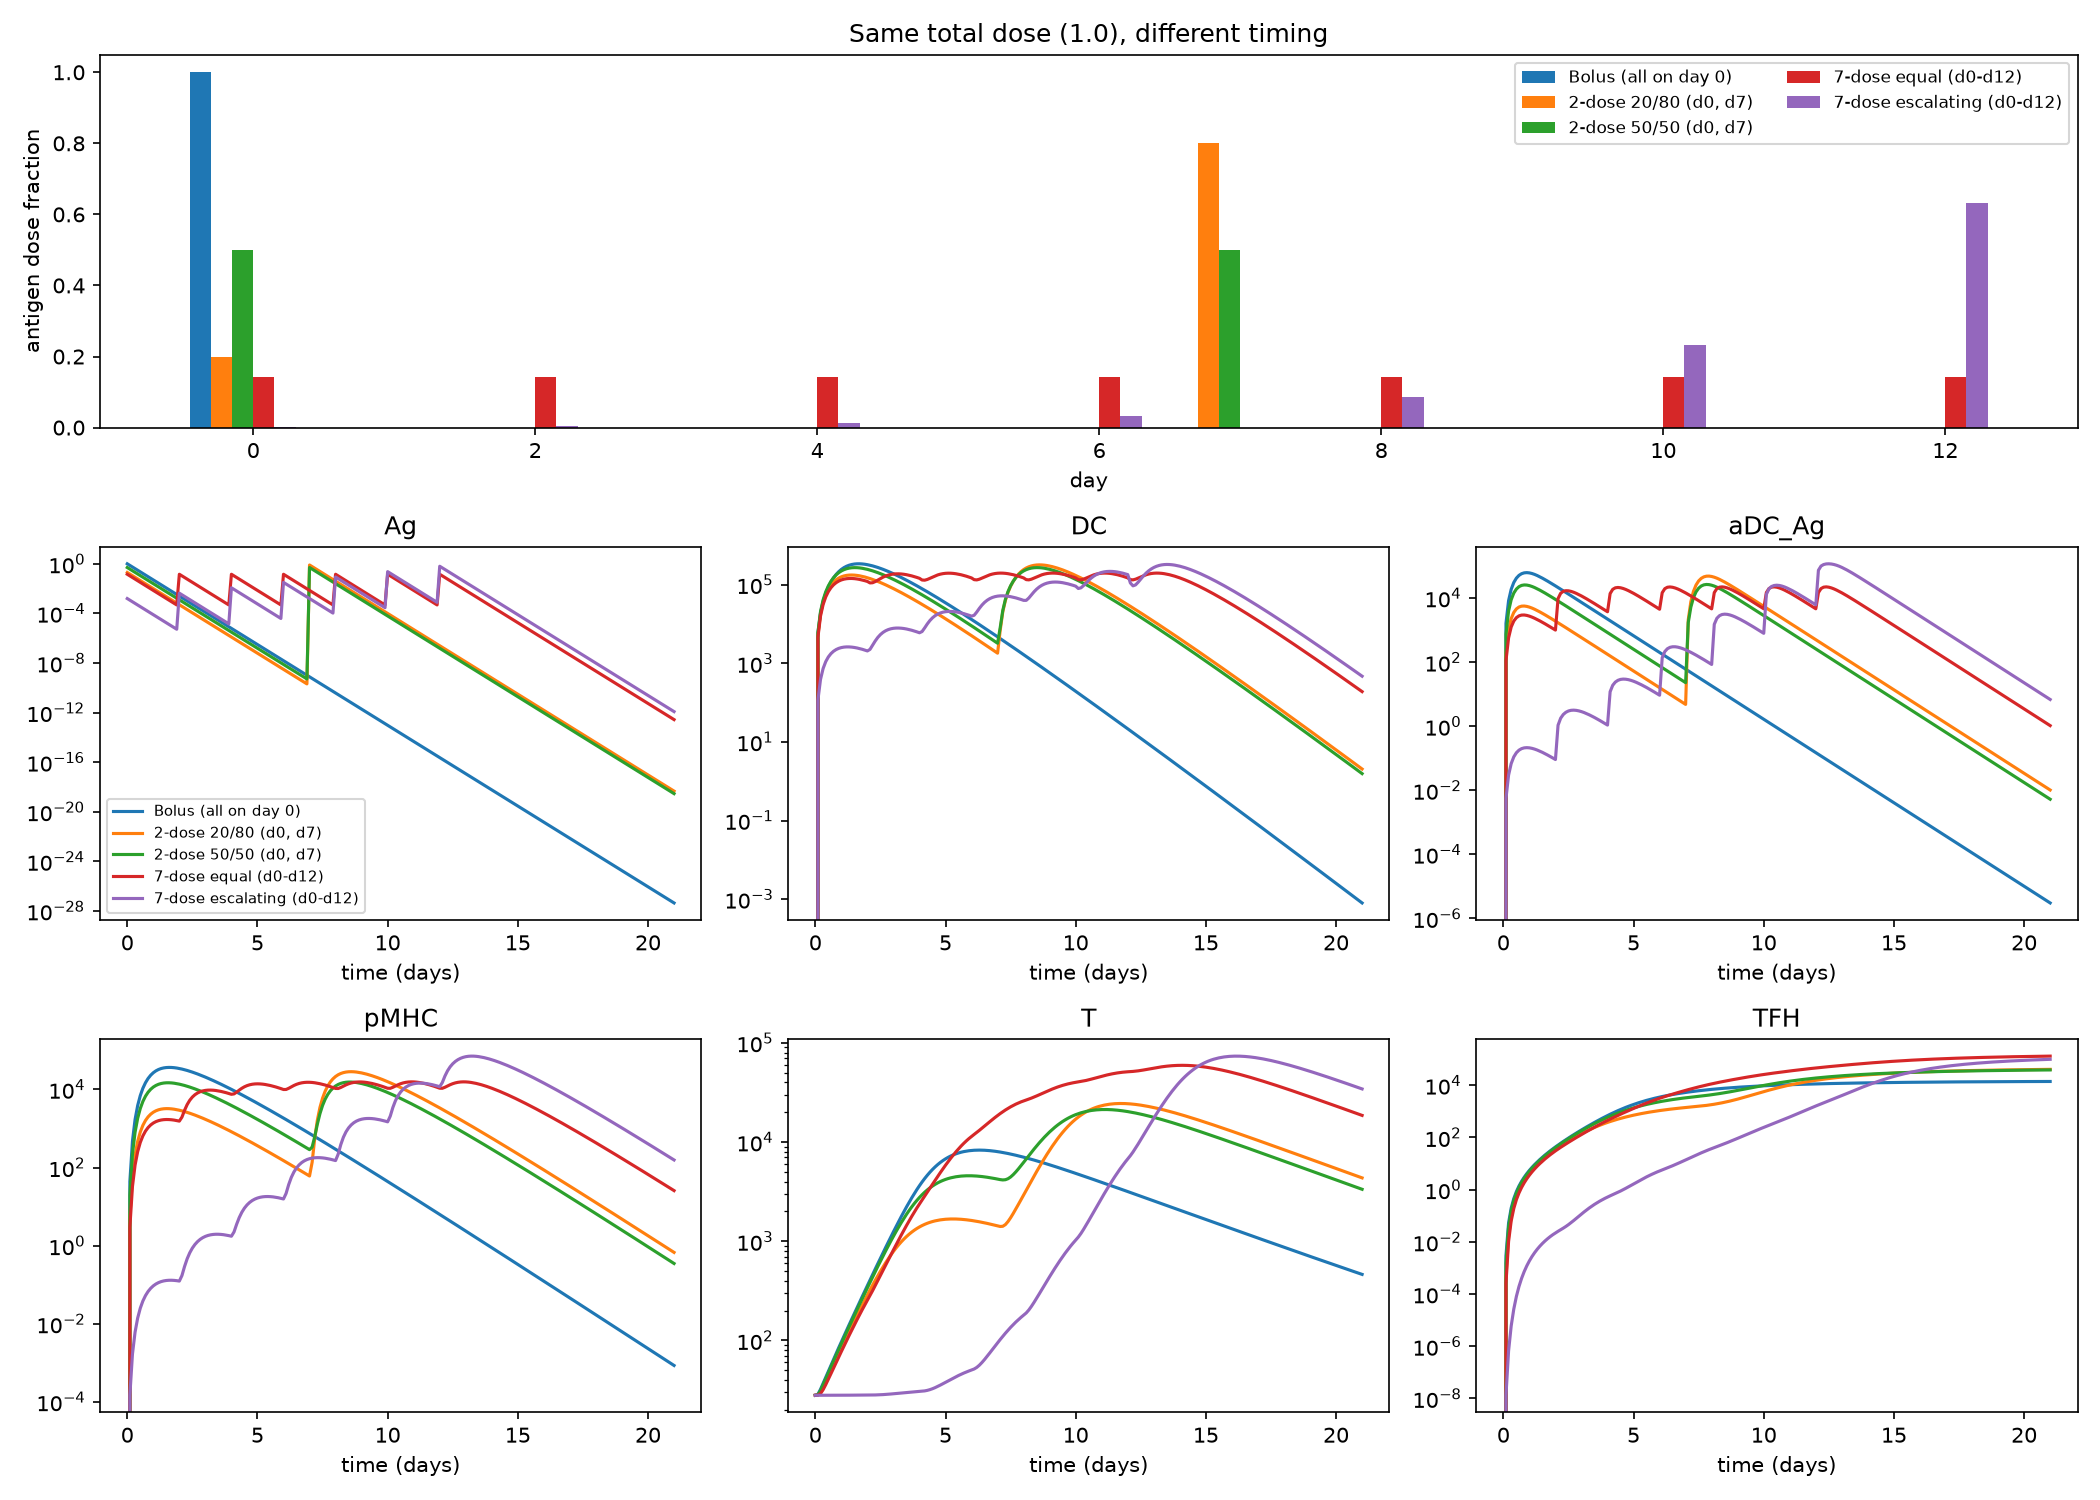

Source code (Python):
"""Compares several dosing SCHEDULES that all deliver the SAME total
antigen + adjuvant dose (1.0 each), to isolate the effect of timing/
spread from the effect of total dose amount.

Run with:  python dosing_schedule_comparison_run.py
Saves:     dosing_schedule_comparison_run.png
"""

import numpy as np
import matplotlib
matplotlib.use("Agg")
import matplotlib.pyplot as plt
from pathlib import Path
OUTDIR = Path(__file__).parent

from vaccine_tcell_model.analysis import sweep_dose_schedules
from vaccine_tcell_model.dosing import DoseSchedule
from vaccine_tcell_model.models.integrated import simulate_integrated
from vaccine_tcell_model.parameters import default_integrated_parameters, integrated_default_initial_conditions

params = default_integrated_parameters(K=10.0)
ic = integrated_default_initial_conditions(params)
t_eval = np.linspace(0, 21, 211)

# All schedules deliver total_antigen_dose=1.0, total_adjuvant_dose=1.0
# (the defaults) -- same total vaccine, different timing/spread.
schedules = {
    "Bolus (all on day 0)":
        DoseSchedule.bolus(),
    "2-dose 20/80 (d0, d7)":
        DoseSchedule(times=[0, 7], antigen_fractions=[0.2, 0.8], adjuvant_fractions=[0.2, 0.8]),
    "2-dose 50/50 (d0, d7)":
        DoseSchedule(times=[0, 7], antigen_fractions=[0.5, 0.5], adjuvant_fractions=[0.5, 0.5]),
    "7-dose equal (d0-d12)":
        DoseSchedule.equal_doses(times=[0, 2, 4, 6, 8, 10, 12]),
    "7-dose escalating (d0-d12)":
        DoseSchedule.from_exponential_escalation(numshot=7, k=1.0, duration=12),
}

# Sanity check: confirm every schedule really does deliver the same total.
for label, s in schedules.items():
    assert np.isclose(s.total_antigen_dose, 1.0) and np.isclose(s.total_adjuvant_dose, 1.0), label

results = {label: simulate_integrated(params, ic, s, t_end=21.0, t_eval=t_eval) for label, s in schedules.items()}

# --- Figure: dosing patterns (top, spanning full width) + trajectories (below) ---
colors = {label: f"C{i}" for i, label in enumerate(schedules)}
fig = plt.figure(figsize=(14, 10))
gs = fig.add_gridspec(3, 3, height_ratios=[1, 1, 1])

ax_dose = fig.add_subplot(gs[0, :])
width = 0.15
for i, (label, s) in enumerate(schedules.items()):
    offset = (i - len(schedules) / 2) * width
    ax_dose.bar(np.array(s.antigen_times) + offset, s.antigen_doses, width=width, label=label, color=colors[label])
ax_dose.set_xlabel("day")
ax_dose.set_ylabel("antigen dose fraction")
ax_dose.set_title("Same total dose (1.0), different timing")
ax_dose.legend(fontsize=8, ncol=2)

# Trajectories for Ag, DC, aDC_Ag, pMHC, T, TFH -- two rows of three panels.
trajectory_axes = [fig.add_subplot(gs[1, c]) for c in range(3)] + [fig.add_subplot(gs[2, c]) for c in range(3)]
for ax, state in zip(trajectory_axes, ["Ag", "DC", "aDC_Ag", "pMHC", "T", "TFH"]):
    for label, result in results.items():
        ax.plot(result.time, result.trajectory(state), label=label, color=colors[label])
    ax.set_title(state)
    ax.set_xlabel("time (days)")
    ax.set_yscale("log")

trajectory_axes[0].legend(fontsize=7)
fig.tight_layout()
fig.savefig(OUTDIR / "dosing_schedule_comparison_run.png", dpi=150)
print("Saved dosing_schedule_comparison_run.png")

# --- Tidy metrics table (same total dose, different outcomes) ---
df = sweep_dose_schedules(model="integrated", schedules=schedules, t_end=21.0, t_eval=t_eval)
print()
print(df[["schedule", "T_max", "TFH_max", "TFH_final", "AUC_TFH", "fold_expansion"]].to_string(index=False))
